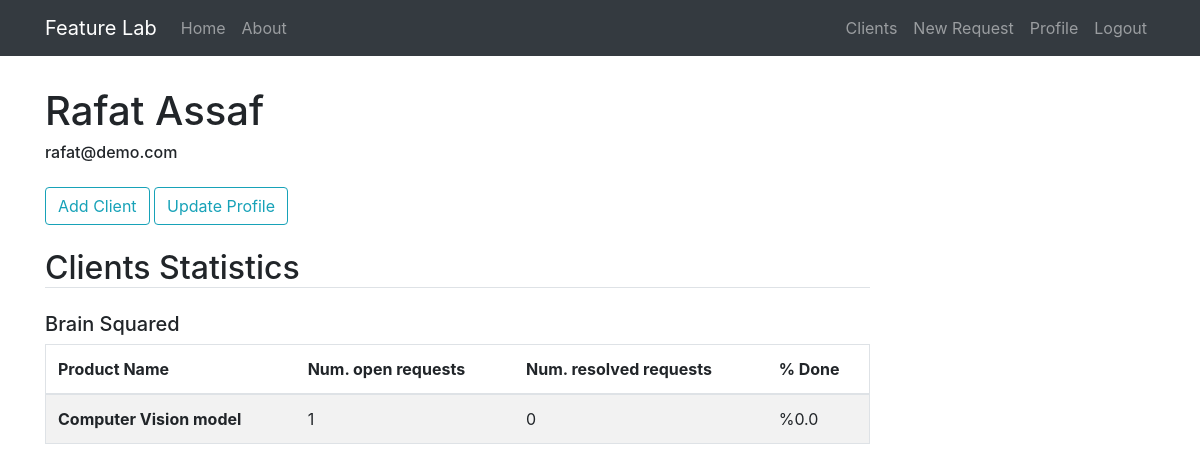
The app's page /profile (signed in), older data.
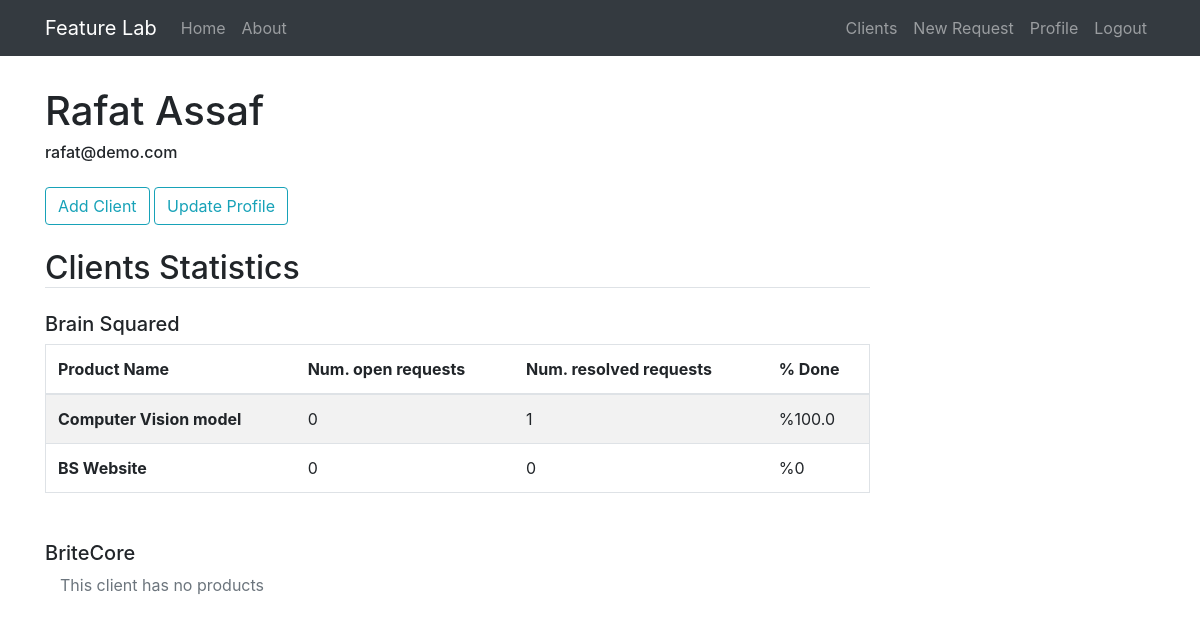
The same page, newer data.
### feature_lab/models.py (models this page shows, shortened)
class User(db.Model, UserMixin):
    id = db.Column(db.Integer, primary_key=True)
    username = db.Column(db.String(20), unique=True, nullable=False)
    email = db.Column(db.String(120), unique=True, nullable=False)
    password = db.Column(db.String(60), nullable=False)
    clients = db.relationship('Client', backref='user', lazy=True)

class Client(db.Model):
    id = db.Column(db.Integer, primary_key=True)
    name = db.Column(db.String(20), unique=True, nullable=False)
    email = db.Column(db.String(120), unique=True, nullable=False)
    bio = db.Column(db.Text(), nullable=False)
    priority = db.Column(db.Integer, nullable=False)
    phone_number = db.Column(db.String(15))
    created_at = db.Column(db.DateTime, nullable=False, default=datetime.utcnow)
    products = db.relationship('Product', backref='owner', lazy=True)
    user_id = db.Column(db.Integer, db.ForeignKey('user.id'), nullable=False)

class Product(db.Model):
    id = db.Column(db.Integer, primary_key=True)
    name = db.Column(db.String(20), unique=True, nullable=False)
    description = db.Column(db.Text(), nullable=False)
    owner_id = db.Column(db.Integer, db.ForeignKey('client.id'), nullable=False)
    requests = db.relationship('FeatureRequest', backref='product', lazy=True)
    areas = db.relationship('ProductArea', backref='product', lazy=True)

### feature_lab/users/routes.py (the view)
@users.route('/profile')
def profile():
    profile_stats = []
    user_clients = Client.query.filter_by(user_id=current_user.id)
    for client in user_clients:
        client_data = {
            'name': client.name,
            'products': []
        }
        for product in client.products:
            num_resolved = FeatureRequest.query\
                .filter_by(state=FeatureRequestState.RESOLVED, product_id=product.id).count()
            num_open = FeatureRequest.query\
                .filter_by(product_id=product.id).filter(FeatureRequest.state != FeatureRequestState.RESOLVED).count()
            num_all = FeatureRequest.query.filter_by(product_id=product.id).count()
            ratio_done = num_resolved / num_all if num_all > 0 else 0
            client_data['products'].append({
                'name': product.name,
                'num_resolved': num_resolved,
                'num_open': num_open,
                'ratio_done': ratio_done
            })
        profile_stats.append(client_data)
    return render_template('profile.html', user=current_user, profile_stats=profile_stats)

### feature_lab/models.py (called while the page is built)
@login_manager.user_loader
def load_user(user_id):
    return User.query.get(int(user_id))

### feature_lab/templates/profile.html
{% extends 'layout.html' %}
{% block content %}
    <h1>{{user.username}}</h1>
    <h6>{{user.email}}</h6>
    <button class="btn btn-outline-info mt-3" onclick="window.location='/create_client'">Add Client</button>
    <button class="btn btn-outline-info mt-3" onclick="window.location='/'">Update Profile</button>
    {% if profile_stats %}
        <h2 class="mt-4 mb-4 border-bottom pd-3">Clients Statistics</h2>
        {% for client in profile_stats %}
            <h5>{{ client.name }}</h5>
            {% if client.products %}
                <table class="table table-striped border mb-5">
                  <thead>
                    <tr>
                        <th scope="col">Product Name</th>
                        <th scope="col">Num. open requests</th>
                        <th scope="col">Num. resolved requests</th>
                        <th scope="col">% Done</th>
                    </tr>
                  </thead>
                    <tbody>
                    {% for product in client.products %}
                        <tr>
                            <th scope="row">{{product.name}}</th>
                            <td>{{product.num_open}}</td>
                            <td>{{product.num_resolved}}</td>
                            <td>%{{product.ratio_done * 100}}</td>
                        </tr>
                    {% endfor %}
                  </tbody>
                </table>
            {% else %}
                <div class="container">
                    <p class="text-secondary">This client has no products</p>
                </div>
            {% endif %}
        {% endfor %}
    {% else %}
        <div class="container">
            <p class="text-secondary mb-4">You don't have any clients yet.</p>
        </div>
    {% endif %}
{% endblock content %}

### feature_lab/templates/layout.html (shortened to what this page needs)
<!DOCTYPE html>
<html>
<head>
    <link rel="stylesheet" href="https://stackpath.bootstrapcdn.com/bootstrap/4.3.1/css/bootstrap.min.css">
    <link rel="stylesheet" type="text/css" href="{{ url_for('static', filename='custom.css') }}">
</head>
<body>
    <nav class="navbar navbar-expand-lg navbar-dark bg-dark fixed-top">
        <div class="container">
            <a class="navbar-brand" href="/">Feature Lab</a>
            <div class="collapse navbar-collapse" id="navbarToggle">
                <div class="navbar-nav mr-auto">
                    <a class="nav-item nav-link" href="/">Home</a>
                    <a class="nav-item nav-link" href="/about">About</a>
                </div>
                <div class="navbar-nav">
                    {% if current_user.is_authenticated %}
                        <a class="nav-item nav-link" href="/clients">Clients</a>
                        <a class="nav-item nav-link" href="/create_request">New Request</a>
                        <a class="nav-item nav-link" href="/profile">Profile</a>
                        <a class="nav-item nav-link" href="/logout">Logout</a>
                    {% else %}
                        <a class="nav-item nav-link" href="/signup">Register</a>
                        <a class="nav-item nav-link" href="/login">Login</a>
                    {% endif %}
                </div>
            </div>
        </div>
    </nav>
    <main class="container" role="main" style="margin-top:10ex">
        <div class="row">
            <div class="col-md-9">
                {% block content %}{% endblock %}
            </div>
        </div>
    </main>
</body>
</html>

Row changes from the older to the newer data that the page shows:
computed for Product "Computer Vision model": num_open "1" → "0"; num_resolved "0" → "1"; ratio_done "0.0" → "100.0"
added Product: name "BS Website", num_open "0", num_resolved "0", ratio_done "0", shown under Client "Brain Squared"
added Client: name "BriteCore", shows "This client has no products"
